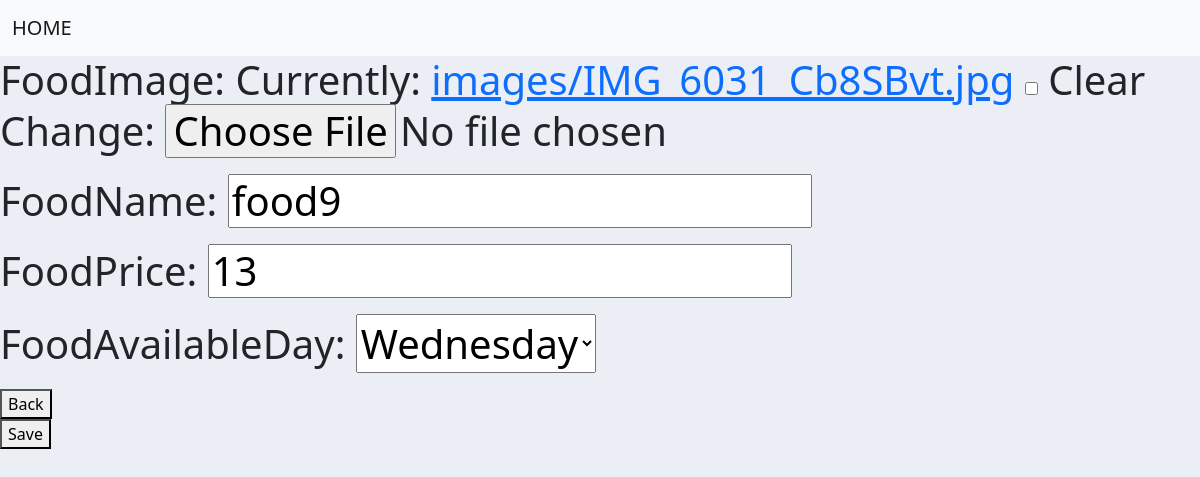
/dashboard/editfood/100, run on the app's committed database.
### dashboard/models.py (models this page shows, shortened)
class Food(models.Model):
    DAYS = (
        ('Sunday', 'Sunday'),
        ('Monday', 'Monday'),
        ('Tuesday', 'Tuesday'),
        ('Wednesday', 'Wednesday'),
        ('Thursday', 'Thursday'),
        ('Friday', 'Friday'),
        ('Saturday', 'Saturday'),
    )
    foodId = models.AutoField(primary_key=True)
    foodImage = models.ImageField(upload_to='images/', null=True, blank=True)
    foodName = models.CharField(max_length=100)
    foodAddDate = models.DateTimeField(null=True, blank=True, auto_now=True)
    foodPrice = models.IntegerField(default=0)
    foodAvailableDay = models.CharField(max_length=20, choices=DAYS, null=True, blank=True)

### dashboard/views.py (the view)
# urls.py: path('editfood/<str:pk>', views.EditFood.as_view(), name='editfood'),
class EditFood(generic.UpdateView):
    model = Food
    fields = ['foodImage', 'foodName', 'foodPrice', 'foodAvailableDay']
    template_name = 'dashboard/editFood.html'
    success_url = reverse_lazy('dashboard:viewallfood')

### dashboard/templates/dashboard/editFood.html (shortened to what this page needs)
{% extends "dashboard/base.html" %}
{% load static %}
{% block main %}
<form class="edit-note" method="post">
    <h1>{{ form.as_p }}</h1>
    <div class="formbutton">
        <a href="{% url 'dashboard:index' %}"><button type="button">Back</button><br></a>
        <button  type="submit">Save</button><br>
    </div>
</form>
{% endblock %}

### dashboard/static/dashboard/css/main.css (style rules this page uses)
body { background-color: #ebeff5; }

### data on the page
Food: foodName "food9", foodPrice "13", foodAvailableDay "Wednesday"
